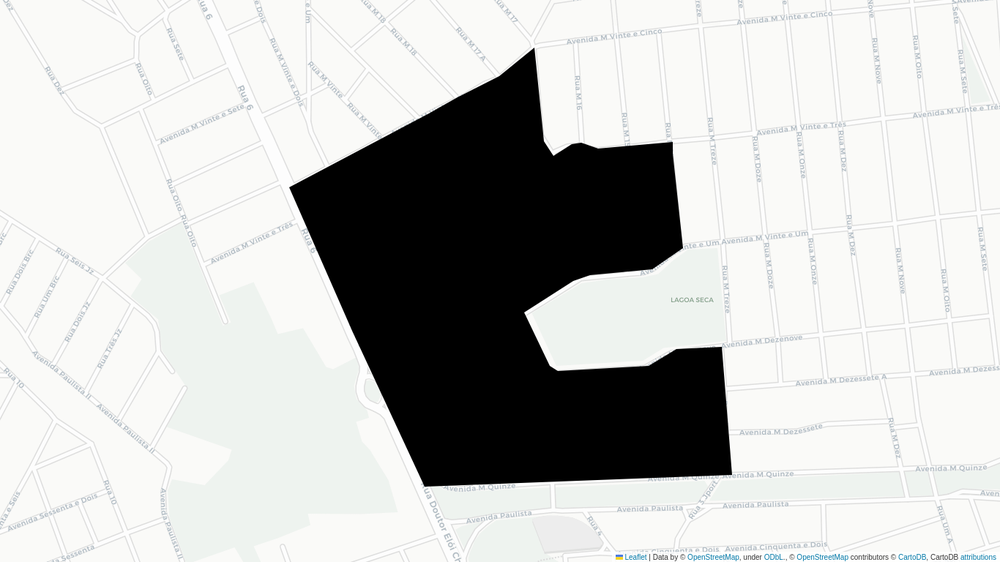
#> input picture Processamento das imagens/IMAGENS/chervezon_carto_preenc.png, 1000 x 562 px, shrunk from 1366 x 768 before the run, found by its file name
$ jupyter execute calc_indicador_2.ipynb   (shell and % lines are left out)
#> lines starting #> are read from the running program, lines starting #| are printed output that depends on the picture; after the words box and inside, x2 and y2 are one past the last pixel; in counts of white or black regions, pixels touching at a corner belong together
[cell 1]
from google.colab import drive
drive.mount('/content/drive')

[cell 2]
from google.colab.patches import cv2_imshow
import matplotlib
import cv2
import numpy as np

[cell 3]
#Caminho imagens Centro
#caminho_carto_preenc = '/content/drive/MyDrive/Colab Notebooks/UNIVESP/PI/PYTHON_MAPAS/VERSÃO_FINAL/IMAGENS/centro_carto_preenc.png'
#caminho_carto_linha = '/content/drive/MyDrive/Colab Notebooks/UNIVESP/PI/PYTHON_MAPAS/VERSÃO_FINAL/IMAGENS/centro_carto_linha.png'
#caminho_sat_linha = '/content/drive/MyDrive/Colab Notebooks/UNIVESP/PI/PYTHON_MAPAS/VERSÃO_FINAL/IMAGENS/centro_sat_linha.png'

[cell 4]
# Caminho imagens Chervezon
caminho_carto_preenc = '/content/drive/MyDrive/Colab Notebooks/UNIVESP/PI/PYTHON_MAPAS/VERSÃO_FINAL/IMAGENS/chervezon_carto_preenc.png'
caminho_carto_linha = '/content/drive/MyDrive/Colab Notebooks/UNIVESP/PI/PYTHON_MAPAS/VERSÃO_FINAL/IMAGENS/chervezon_carto_linha.png'
caminho_sat_linha = '/content/drive/MyDrive/Colab Notebooks/UNIVESP/PI/PYTHON_MAPAS/VERSÃO_FINAL/IMAGENS/chervezon_sat_linha.png'

[cell 5]
# Caminho imagens Floridiana
#caminho_carto_preenc = '/content/drive/MyDrive/Colab Notebooks/UNIVESP/PI/PYTHON_MAPAS/VERSÃO_FINAL/IMAGENS/floridiana_carto_preenc.png'
#caminho_carto_linha = '/content/drive/MyDrive/Colab Notebooks/UNIVESP/PI/PYTHON_MAPAS/VERSÃO_FINAL/IMAGENS/floridiana_carto_linha.png'
#caminho_sat_linha = '/content/drive/MyDrive/Colab Notebooks/UNIVESP/PI/PYTHON_MAPAS/VERSÃO_FINAL/IMAGENS/floridiana_sat_linha.png'

[cell 6]
# Carregar imagem cartodb do bairro
img = cv2.imread(caminho_carto_preenc, cv2.IMREAD_UNCHANGED)
#> img is the input picture: shape (562, 1000, 4); mean B, G, R, A 196.1, 197.6, 196.7, 255
# Remove o canal alfa
img = cv2.cvtColor(img, cv2.COLOR_BGRA2BGR)
#> img: shape (562, 1000, 3)
#Converte em CINZA
imgCinza = cv2.cvtColor(img, cv2.COLOR_RGB2GRAY)

kernel = np.ones((5,5),np.uint8)
# Desfocando e apagando pequenos detalhes
imgSuavizada = cv2.GaussianBlur(imgCinza,(13,13),3)
imgSuavizada = cv2.morphologyEx(imgSuavizada, cv2.MORPH_OPEN, kernel)
imgSuavizada = cv2.morphologyEx(imgSuavizada, cv2.MORPH_CLOSE, kernel)

[cell 7]
# Criar máscara 1
metodo = cv2.THRESH_BINARY
ret, imgBinarizada = cv2.threshold(imgSuavizada, 127,255, metodo)
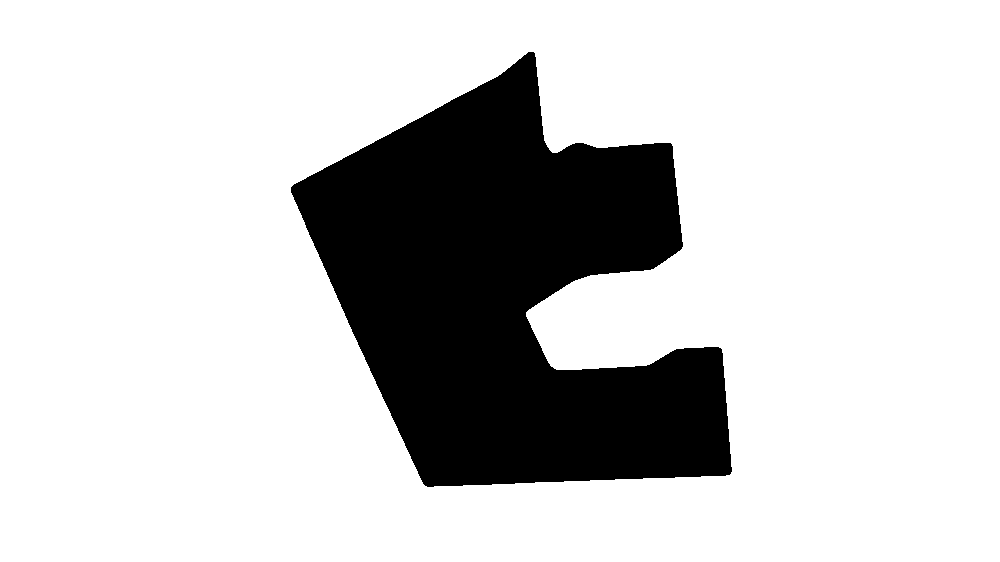
#> imgBinarizada: shape (562, 1000); 80.2% white; 1 black region, box (x1, y1, x2, y2) and area: (291, 52, 732, 487) 111497

# Cáculo pixels polígono
numeroPixelsPoligono = np.sum(imgBinarizada == 0)
#> numeroPixelsPoligono = 111497
print(imgBinarizada.shape)
#| (562, 1000)

print(numeroPixelsPoligono)
#| 111497
cv2_imshow(imgBinarizada)

[cell 8]
# Criar máscara 2
metodo2 = cv2.THRESH_BINARY_INV
ret, imgBinarizada2 = cv2.threshold(imgSuavizada, 127,255, metodo2)
cv2_imshow(imgBinarizada2)

[cell 9]
# Carregar imagem de satélite do bairro
imgBGR = cv2.imread(caminho_sat_linha, cv2.IMREAD_UNCHANGED)
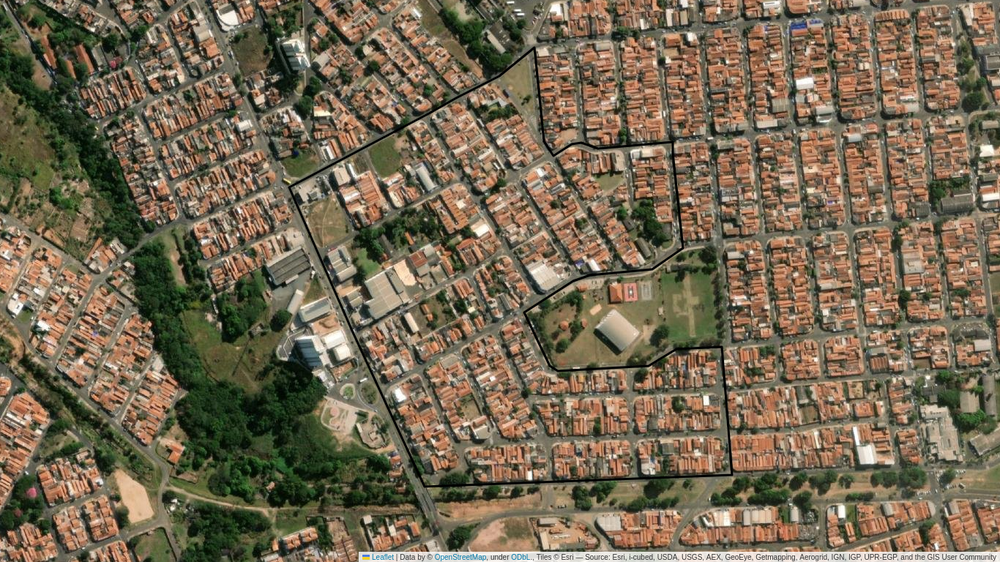
#> input picture Processamento das imagens/IMAGENS/chervezon_sat_linha.png, 1000 x 562 px, shrunk from 1366 x 768 before the run, found by its file name
#> imgBGR is the input picture: shape (562, 1000, 4); mean B, G, R, A 82.1, 104, 117.2, 255
# Remove o canal alfa
imgBGR = cv2.cvtColor(imgBGR, cv2.COLOR_BGRA2BGR)
#> imgBGR: shape (562, 1000, 3)

# Recorta máscara 1 da imagem de satélite
res = cv2.bitwise_and(imgBGR, imgBGR, mask=imgBinarizada)
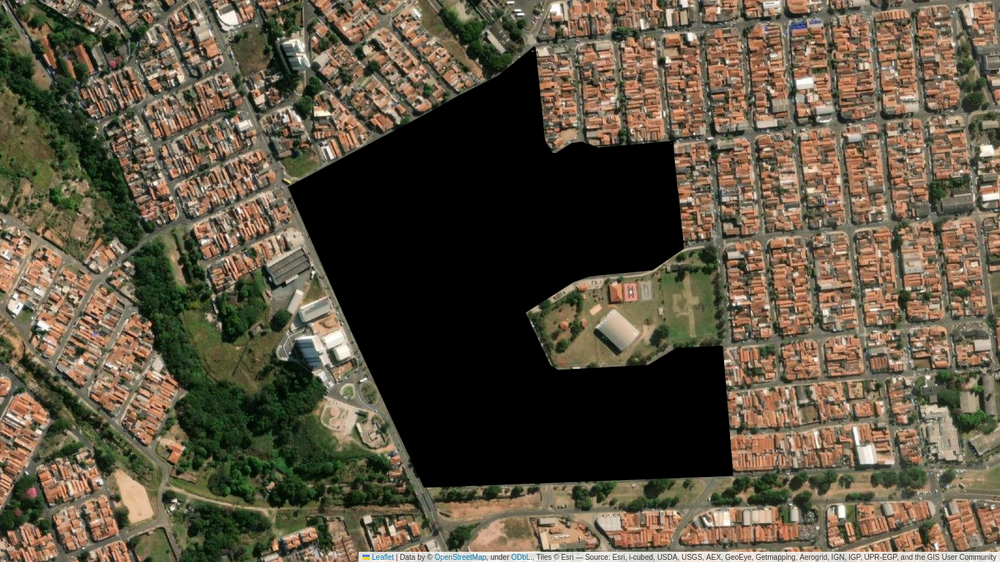
#> res: shape (562, 1000, 3); mean B, G, R 64.6, 82.3, 92.1

cv2_imshow(res)

[cell 10]
# Recorta máscara 2 da imagem de satélite
res2 = cv2.bitwise_and(imgBGR, imgBGR, mask=imgBinarizada2)
cv2_imshow(res2)

[cell 11]
# Carregar imagem do cartoDB do bairro
imgBGRcarto = cv2.imread(caminho_carto_linha, cv2.IMREAD_UNCHANGED)
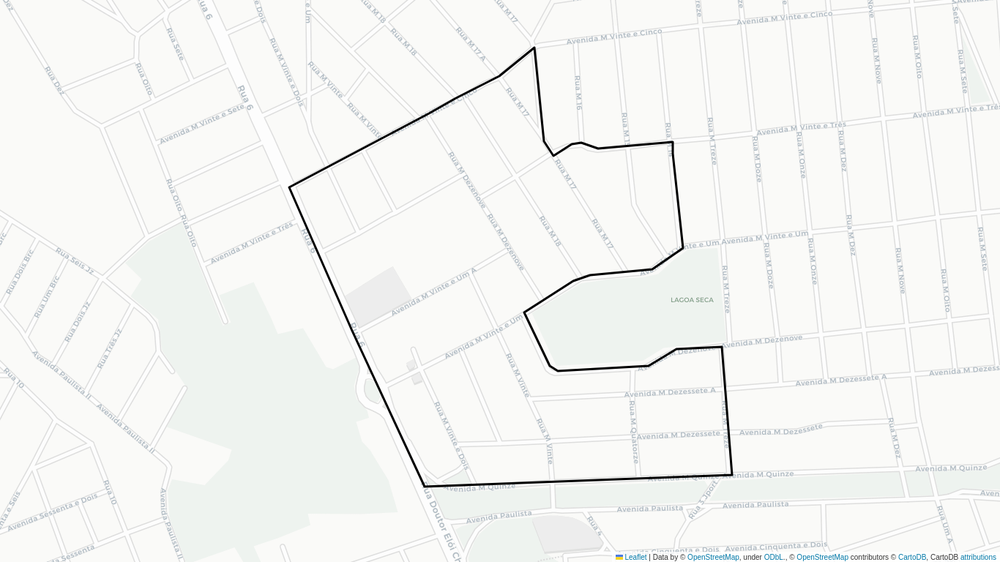
#> input picture Processamento das imagens/IMAGENS/chervezon_carto_linha.png, 1000 x 562 px, shrunk from 1366 x 768 before the run, found by its file name
#> imgBGRcarto is the input picture: shape (562, 1000, 4); mean B, G, R, A 243, 244.8, 243.9, 255
# Remove o canal alfa
imgBGRcarto = cv2.cvtColor(imgBGRcarto, cv2.COLOR_BGRA2BGR)
#> imgBGRcarto: shape (562, 1000, 3)

# Recorta máscara 1 da imagem de satélite
res4 = cv2.bitwise_and(imgBGRcarto, imgBGRcarto, mask=imgBinarizada)

cv2_imshow(res4)

[cell 12]
# Recorta máscara 2 da imagem carto
res5 = cv2.bitwise_and(imgBGRcarto, imgBGRcarto, mask=imgBinarizada2)
cv2_imshow(res5)

[cell 13]
#Aplicando destaque verde na imagem de satélite
# Convertendo espectro da imagem
imgHSV = cv2.cvtColor(res2, cv2.COLOR_RGB2HSV)
#> imgHSV: shape (562, 1000, 3); mean H, S, V 19.3, 15.9, 25.3

# filtro de mediana
imgHSV = cv2.medianBlur(imgHSV ,7)
#> imgHSV: shape (562, 1000, 3); mean H, S, V 19.4, 15.2, 25.2

# Dividindo a imagem em canais
matriz, saturacao, valor = cv2.split(imgHSV)

# Definindo valores mínimos e máximos do filtro de cor
tomClaro = np.array([25,45,0])
tomEscuro = np.array([87,255,92])

# Aplicando o filtro de cor
mask = cv2.inRange(imgHSV,tomClaro,tomEscuro)
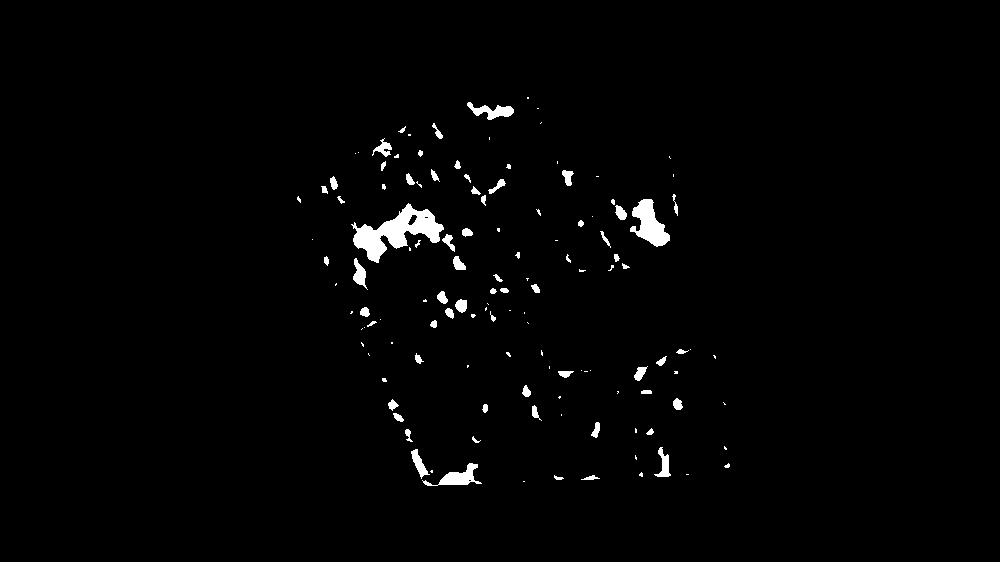
#> mask: shape (562, 1000); 1.5% white; 129 white regions (64 under 20 px), largest, box (x1, y1, x2, y2) and area: (351, 203, 444, 263) 2265, (630, 199, 670, 247) 1018, (422, 463, 482, 486) 515


# Invertendo a binarização da imagem (metodo2=BINARY_INV)
ret, mask = cv2.threshold(mask, 127,255, metodo2)


# Juntado a imagem de entrada mais a máscara resutante do filtro de cor
res3 = cv2.bitwise_and(res2, res2, mask= mask)

# Cáculo percentual de cobertura vegetal
numeroPixelsVerde = np.sum(mask == 0)
#> numeroPixelsVerde = 8587
indice = (numeroPixelsVerde*100)/(numeroPixelsPoligono+numeroPixelsVerde)
#> indice = 7.15

#print(res.shape)

res3[mask<255]=(0,255,0)
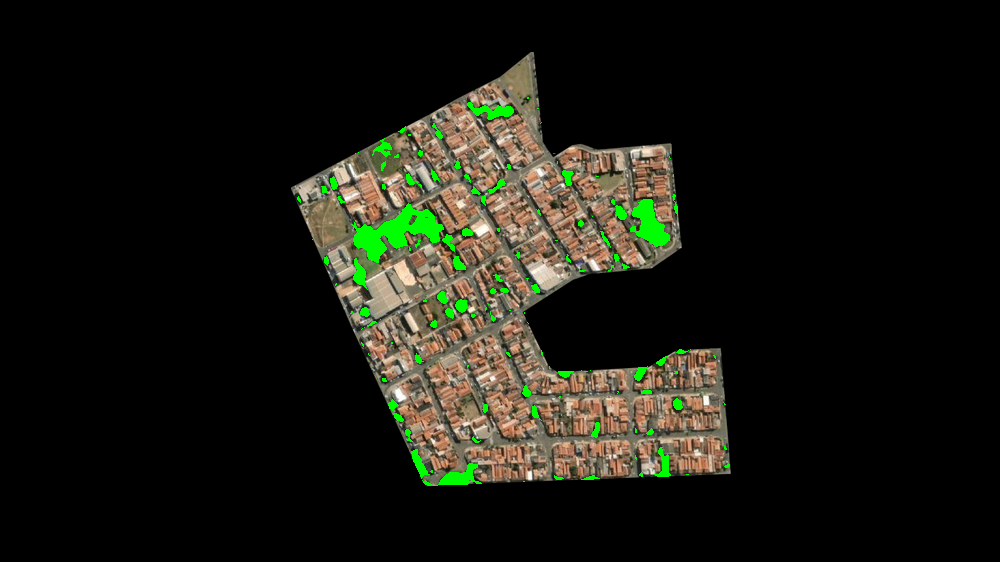
#> res3: shape (562, 1000, 3); mean B, G, R 17, 24.8, 24.4

# Transparency factor.
alpha = 0.5

#res3 = cv2.add(res2*0.5, maskGreen*0.5)
res3 = cv2.addWeighted(res2, alpha, res3, 1 - alpha, 0)


# [4 lines of commented-out code are left out]
cv2_imshow(res3)

print('Número de pixels polígono:', numeroPixelsPoligono)
#| Número de pixels polígono: 111497
print('Número de pixels área verde:', numeroPixelsVerde)
#| Número de pixels área verde: 8587
#print('Índice: ', indice, '%')
print("Índice: {:.2f} %".format(indice))
#| Índice: 7.15 %

[cell 14]
#Aplicando destaque verde na imagem carto
# Convertendo espectro da imagem
imgHSV = cv2.cvtColor(res2, cv2.COLOR_RGB2HSV)

# filtro de mediana
imgHSV = cv2.medianBlur(imgHSV ,7)

# Dividindo a imagem em canais
matriz, saturacao, valor = cv2.split(imgHSV)

# Definindo valores mínimos e máximos do filtro de cor
tomClaro = np.array([25,45,0])
tomEscuro = np.array([87,255,92])

# Aplicando o filtro de cor
mask = cv2.inRange(imgHSV,tomClaro,tomEscuro)


# Invertendo a binarização da imagem (metodo2=BINARY_INV)
ret, mask = cv2.threshold(mask, 127,255, metodo2)


# Juntado a imagem de entrada mais a máscara resutante do filtro de cor
res6 = cv2.bitwise_and(res5, res5, mask= mask)

# Cáculo percentual de cobertura vegetal
numeroPixelsVerde = np.sum(mask == 0)
indice = (numeroPixelsVerde*100)/(numeroPixelsPoligono+numeroPixelsVerde)

#print(res.shape)

res6[mask<255]=(0,255,0)
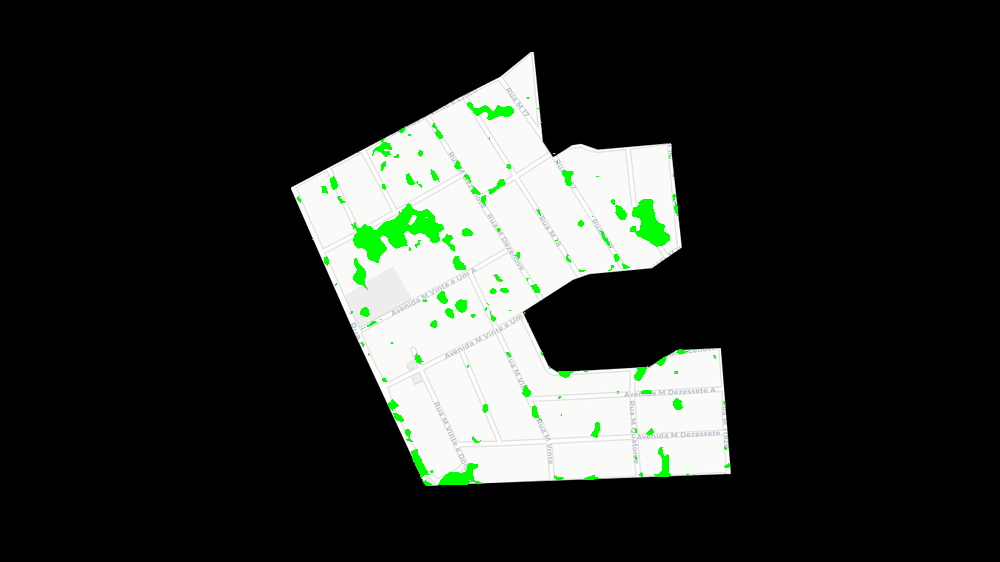
#> res6: shape (562, 1000, 3); mean B, G, R 44.1, 48.3, 44.3

# Transparency factor.
#alpha = 0.5

#res3 = cv2.add(res2*0.5, maskGreen*0.5)
res6 = cv2.addWeighted(res5, alpha, res6, 1 - alpha, 0)


# [4 lines of commented-out code are left out]
cv2_imshow(res6)

print('Número de pixels polígono:', numeroPixelsPoligono)
#| Número de pixels polígono: 111497
print('Número de pixels área verde:', numeroPixelsVerde)
#| Número de pixels área verde: 8587
#print('Índice: ', indice, '%')
print("Índice: {:.2f} %".format(indice))
#| Índice: 7.15 %

[cell 15]
# Juntado as imagens de dentro (sat) e fora do preenchimento (sat)
imgFinal = cv2.add(res, res3)
cv2_imshow(imgFinal)

print('Número de pixels polígono:', numeroPixelsPoligono)
#| Número de pixels polígono: 111497
print('Número de pixels área verde:', numeroPixelsVerde)
#| Número de pixels área verde: 8587
#print('Índice: ', indice, '%')
print("Índice: {:.2f} %".format(indice))
#| Índice: 7.15 %

[cell 16]
# Juntado as imagens de dentro (sat) e fora do preenchimento (carto)
imgFinal = cv2.add(res3, res4)
cv2_imshow(imgFinal)

print('Número de pixels polígono:', numeroPixelsPoligono)
#| Número de pixels polígono: 111497
print('Número de pixels área verde:', numeroPixelsVerde)
#| Número de pixels área verde: 8587
#print('Índice: ', indice, '%')
print("Índice: {:.2f} %".format(indice))
#| Índice: 7.15 %

[cell 17]
# Juntado as imagens de dentro (carto) e fora do preenchimento (carto)
imgFinal = cv2.add(res6, res4)
cv2_imshow(imgFinal)

print('Número de pixels polígono:', numeroPixelsPoligono)
#| Número de pixels polígono: 111497
print('Número de pixels área verde:', numeroPixelsVerde)
#| Número de pixels área verde: 8587
#print('Índice: ', indice, '%')
print("Índice: {:.2f} %".format(indice))
#| Índice: 7.15 %

[cell 18]
# Juntado as imagens de dentro (carto) e fora do preenchimento (sat)
imgFinal = cv2.add(res6, res)
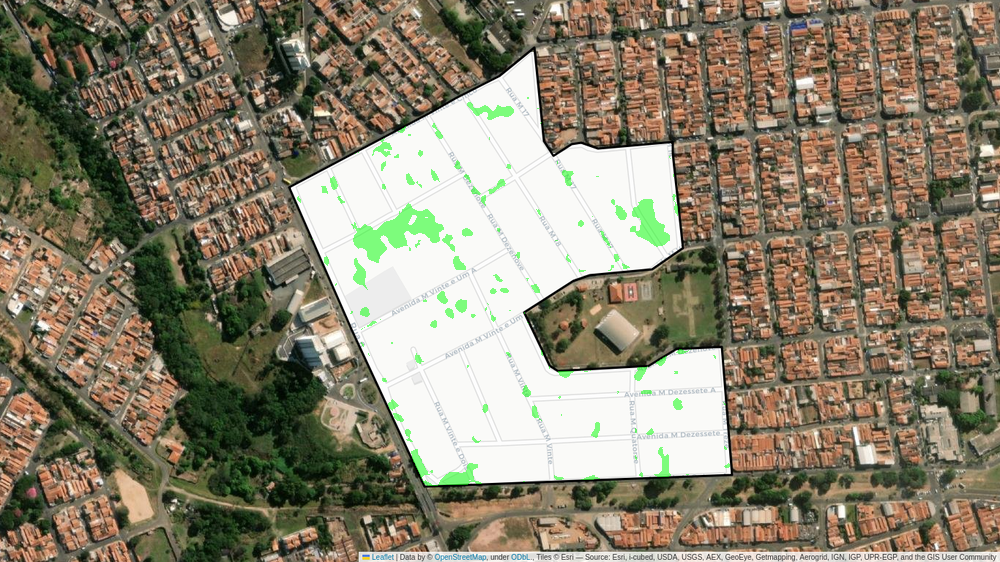
#> imgFinal: shape (562, 1000, 3); mean B, G, R 110.5, 130.5, 138.3
cv2_imshow(imgFinal)

print('Número de pixels polígono:', numeroPixelsPoligono)
#| Número de pixels polígono: 111497
print('Número de pixels área verde:', numeroPixelsVerde)
#| Número de pixels área verde: 8587
#print('Índice: ', indice, '%')
print("Índice: {:.2f} %".format(indice))
#| Índice: 7.15 %
